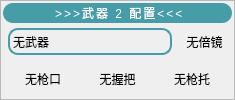
            <widget class="QFrame" name="frame_4">
             <property name="styleSheet">
              <string notr="true">#frame_4{
	border: 1px solid rgb(214, 214, 214);
	border-radius: 10px;
}</string>
             </property>
             <property name="frameShape">
              <enum>QFrame::Shape::StyledPanel</enum>
             </property>
             <property name="frameShadow">
              <enum>QFrame::Shadow::Raised</enum>
             </property>
             <layout class="QVBoxLayout" name="verticalLayout_4">
              <property name="spacing">
               <number>0</number>
              </property>
              <property name="leftMargin">
               <number>2</number>
              </property>
              <property name="topMargin">
               <number>2</number>
              </property>
              <property name="rightMargin">
               <number>2</number>
              </property>
              <property name="bottomMargin">
               <number>2</number>
              </property>
              <item>
               <widget class="QFrame" name="frame_13">
                <property name="sizePolicy">
                 <sizepolicy hsizetype="Expanding" vsizetype="Preferred">
                  <horstretch>0</horstretch>
                  <verstretch>1</verstretch>
                 </sizepolicy>
                </property>
                <property name="styleSheet">
                 <string notr="true">#frame_13{
	border: none;
	border-radius: 10px;
	background: rgb(70,157,168);
	
}</string>
                </property>
                <property name="frameShape">
                 <enum>QFrame::Shape::StyledPanel</enum>
                </property>
                <property name="frameShadow">
                 <enum>QFrame::Shadow::Raised</enum>
                </property>
                <layout class="QHBoxLayout" name="horizontalLayout_12">
                 <property name="spacing">
                  <number>0</number>
                 </property>
                 <property name="leftMargin">
                  <number>5</number>
                 </property>
                 <property name="topMargin">
                  <number>0</number>
                 </property>
                 <property name="rightMargin">
                  <number>5</number>
                 </property>
                 <property name="bottomMargin">
                  <number>0</number>
                 </property>
                 <item>
                  <spacer name="horizontalSpacer_10">
                   <property name="orientation">
                    <enum>Qt::Orientation::Horizontal</enum>
                   </property>
                   <property name="sizeHint" stdset="0">
                    <size>
                     <width>9</width>
                     <height>20</height>
                    </size>
                   </property>
                  </spacer>
                 </item>
                 <item>
                  <widget class="QPushButton" name="pushButton_6">
                   <property name="sizePolicy">
                    <sizepolicy hsizetype="Expanding" vsizetype="Fixed">
                     <horstretch>0</horstretch>
                     <verstretch>0</verstretch>
                    </sizepolicy>
                   </property>
                   <property name="minimumSize">
                    <size>
                     <width>200</width>
                     <height>0</height>
                    </size>
                   </property>
                   <property name="styleSheet">
                    <string notr="true">#pushButton_6{
	border: none;
	font: 500 12pt rgb(255, 255, 255);
	color: rgb(255, 255, 255);
	letter-spacing: 2px;
}</string>
                   </property>
                   <property name="text">
                    <string> &gt;&gt;&gt;武器 2 配置&lt;&lt;&lt;</string>
                   </property>
                   <property name="iconSize">
                    <size>
                     <width>20</width>
                     <height>20</height>
                    </size>
                   </property>
                  </widget>
                 </item>
                 <item>
                  <spacer name="horizontalSpacer_21">
                   <property name="orientation">
                    <enum>Qt::Orientation::Horizontal</enum>
                   </property>
                   <property name="sizeHint" stdset="0">
                    <size>
                     <width>10</width>
                     <height>20</height>
                    </size>
                   </property>
                  </spacer>
                 </item>
                </layout>
               </widget>
              </item>
              <item>
               <widget class="QFrame" name="frame_14">
                <property name="sizePolicy">
                 <sizepolicy hsizetype="Expanding" vsizetype="Preferred">
                  <horstretch>0</horstretch>
                  <verstretch>2</verstretch>
                 </sizepolicy>
                </property>
                <property name="styleSheet">
                 <string notr="true">#frame_14{
	border: none;
}</string>
                </property>
                <property name="frameShape">
                 <enum>QFrame::Shape::StyledPanel</enum>
                </property>
                <property name="frameShadow">
                 <enum>QFrame::Shadow::Raised</enum>
                </property>
                <layout class="QHBoxLayout" name="horizontalLayout_13">
                 <property name="spacing">
                  <number>0</number>
                 </property>
                 <property name="leftMargin">
                  <number>0</number>
                 </property>
                 <property name="topMargin">
                  <number>5</number>
                 </property>
                 <property name="rightMargin">
                  <number>0</number>
                 </property>
                 <property name="bottomMargin">
                  <number>5</number>
                 </property>
                 <item>
                  <spacer name="horizontalSpacer_22">
                   <property name="orientation">
                    <enum>Qt::Orientation::Horizontal</enum>
                   </property>
                   <property name="sizeHint" stdset="0">
                    <size>
                     <width>5</width>
                     <height>0</height>
                    </size>
                   </property>
                  </spacer>
                 </item>
                 <item>
                  <widget class="QLabel" name="label_11">
                   <property name="sizePolicy">
                    <sizepolicy hsizetype="Expanding" vsizetype="Preferred">
                     <horstretch>3</horstretch>
                     <verstretch>0</verstretch>
                    </sizepolicy>
                   </property>
                   <property name="styleSheet">
                    <string notr="true">#label_11{
	border: 2px solid rgb(70,157,168);
	border-radius: 10px;
}</string>
                   </property>
                   <property name="text">
                    <string>无武器</string>
                   </property>
                  </widget>
                 </item>
                 <item>
                  <spacer name="horizontalSpacer_23">
                   <property name="orientation">
                    <enum>Qt::Orientation::Horizontal</enum>
                   </property>
                   <property name="sizeHint" stdset="0">
                    <size>
                     <width>5</width>
                     <height>20</height>
                    </size>
                   </property>
                  </spacer>
                 </item>
                 <item>
                  <widget class="QLabel" name="label_12">
                   <property name="sizePolicy">
                    <sizepolicy hsizetype="Expanding" vsizetype="Preferred">
                     <horstretch>1</horstretch>
                     <verstretch>0</verstretch>
                    </sizepolicy>
                   </property>
                   <property name="text">
                    <string>无倍镜</string>
                   </property>
                   <property name="alignment">
                    <set>Qt::AlignmentFlag::AlignCenter</set>
                   </property>
                  </widget>
                 </item>
                 <item>
                  <spacer name="horizontalSpacer_24">
                   <property name="orientation">
                    <enum>Qt::Orientation::Horizontal</enum>
                   </property>
                   <property name="sizeHint" stdset="0">
                    <size>
                     <width>0</width>
                     <height>20</height>
                    </size>
                   </property>
                  </spacer>
                 </item>
                </layout>
               </widget>
              </item>
              <item>
               <widget class="QFrame" name="frame_15">
                <property name="sizePolicy">
                 <sizepolicy hsizetype="Expanding" vsizetype="Preferred">
                  <horstretch>1</horstretch>
                  <verstretch>2</verstretch>
                 </sizepolicy>
                </property>
                <property name="styleSheet">
                 <string notr="true">#frame_15{
	border: none;
}
</string>
                </property>
                <property name="frameShape">
                 <enum>QFrame::Shape::StyledPanel</enum>
                </property>
                <property name="frameShadow">
                 <enum>QFrame::Shadow::Raised</enum>
                </property>
                <layout class="QHBoxLayout" name="horizontalLayout_14">
                 <property name="spacing">
                  <number>0</number>
                 </property>
                 <property name="leftMargin">
                  <number>0</number>
                 </property>
                 <property name="topMargin">
                  <number>0</number>
                 </property>
                 <property name="rightMargin">
                  <number>0</number>
                 </property>
                 <property name="bottomMargin">
                  <number>0</number>
                 </property>
                 <item>
                  <spacer name="horizontalSpacer_25">
                   <property name="orientation">
                    <enum>Qt::Orientation::Horizontal</enum>
                   </property>
                   <property name="sizeHint" stdset="0">
                    <size>
                     <width>5</width>
                     <height>20</height>
                    </size>
                   </property>
                  </spacer>
                 </item>
                 <item>
                  <widget class="QLabel" name="label_13">
                   <property name="sizePolicy">
                    <sizepolicy hsizetype="Expanding" vsizetype="Preferred">
                     <horstretch>1</horstretch>
                     <verstretch>0</verstretch>
                    </sizepolicy>
                   </property>
                   <property name="text">
                    <string>无枪口</string>
                   </property>
                   <property name="alignment">
                    <set>Qt::AlignmentFlag::AlignCenter</set>
                   </property>
                  </widget>
                 </item>
                 <item>
                  <spacer name="horizontalSpacer_26">
                   <property name="orientation">
                    <enum>Qt::Orientation::Horizontal</enum>
                   </property>
                   <property name="sizeHint" stdset="0">
                    <size>
                     <width>5</width>
                     <height>20</height>
                    </size>
                   </property>
                  </spacer>
                 </item>
                 <item>
                  <widget class="QLabel" name="label_14">
                   <property name="sizePolicy">
                    <sizepolicy hsizetype="Expanding" vsizetype="Preferred">
                     <horstretch>1</horstretch>
                     <verstretch>0</verstretch>
                    </sizepolicy>
                   </property>
                   <property name="text">
                    <string>无握把</string>
                   </property>
                   <property name="alignment">
                    <set>Qt::AlignmentFlag::AlignCenter</set>
                   </property>
                  </widget>
                 </item>
                 <item>
                  <spacer name="horizontalSpacer_27">
                   <property name="orientation">
                    <enum>Qt::Orientation::Horizontal</enum>
                   </property>
                   <property name="sizeHint" stdset="0">
                    <size>
                     <width>5</width>
                     <height>20</height>
                    </size>
                   </property>
                  </spacer>
                 </item>
                 <item>
                  <widget class="QLabel" name="label_15">
                   <property name="sizePolicy">
                    <sizepolicy hsizetype="Expanding" vsizetype="Preferred">
                     <horstretch>1</horstretch>
                     <verstretch>0</verstretch>
                    </sizepolicy>
                   </property>
                   <property name="text">
                    <string>无枪托</string>
                   </property>
                   <property name="alignment">
                    <set>Qt::AlignmentFlag::AlignCenter</set>
                   </property>
                  </widget>
                 </item>
                 <item>
                  <spacer name="horizontalSpacer_28">
                   <property name="orientation">
                    <enum>Qt::Orientation::Horizontal</enum>
                   </property>
                   <property name="sizeHint" stdset="0">
                    <size>
                     <width>5</width>
                     <height>20</height>
                    </size>
                   </property>
                  </spacer>
                 </item>
                </layout>
               </widget>
              </item>
             </layout>
            </widget>
